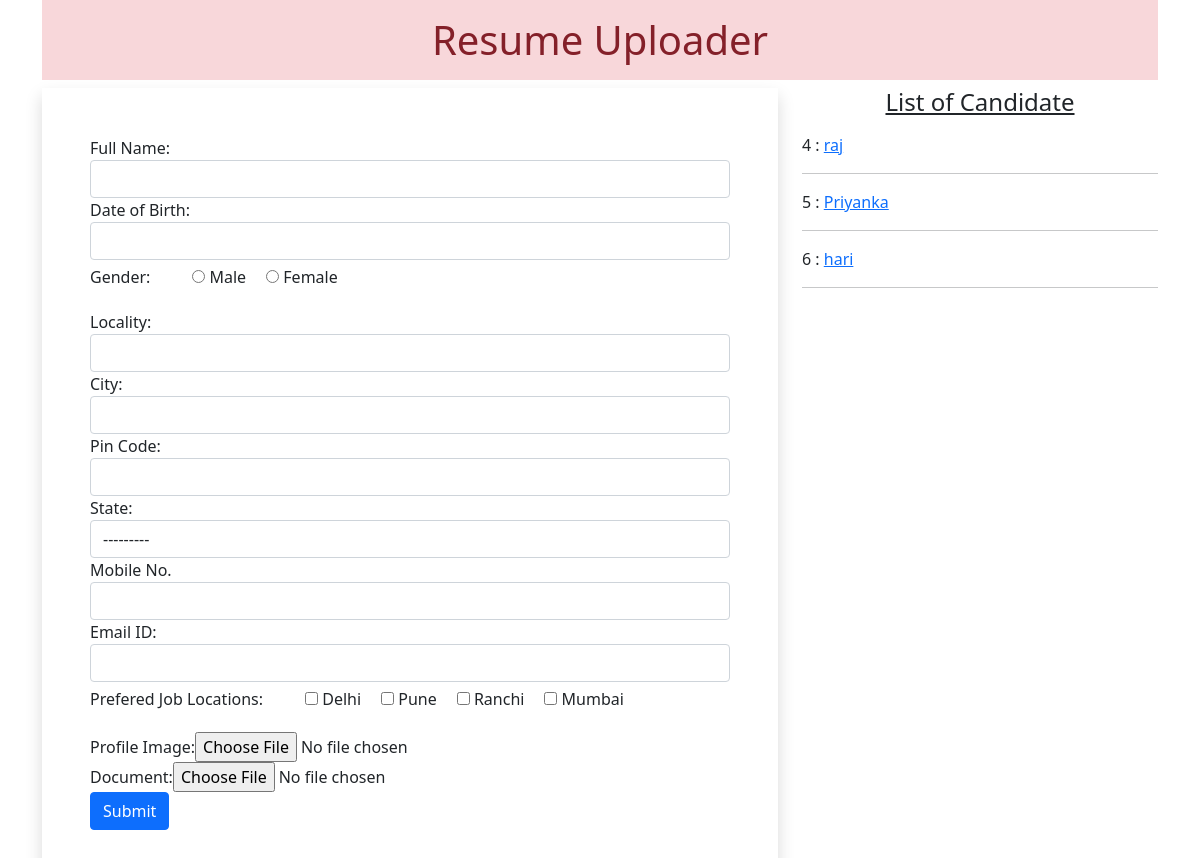
The page / on the database its author committed.
### myapp/models.py (models this page shows)
class Resume(models.Model):
    name = models.CharField(max_length=100)
    dob = models.DateField(auto_now=False, auto_now_add=False)
    gender = models.CharField( max_length=100)
    locality = models.CharField( max_length=100)
    city = models.CharField( max_length=100)
    pin = models.PositiveIntegerField()
    state = models.CharField(choices=state_choices, max_length=100)
    mobile = models.PositiveIntegerField()
    email = models.EmailField( max_length=254)
    job_city = models.CharField( max_length=100)
    profile_image = models.ImageField(upload_to='profileimg', blank= True)
    my_file = models.FileField(upload_to='doc', blank=True)
    registration_date = models.DateTimeField(auto_now_add=True)

### myapp/views.py (the view, shortened to what this page needs)
# urls.py: path('', views.HomeView.as_view(), name='home'),
class HomeView(View):
    def get(self, request):
        form = ResumeForm()
        candidates = Resume.objects.all()
        return render(request, 'myapp/home.html', {'form':form, 'candidates':candidates})

### myapp/forms.py
class ResumeForm(forms.ModelForm):
    gender = forms.ChoiceField(choices = GENDER_CHOICES, widget=forms.RadioSelect)
    job_city = forms.MultipleChoiceField(label='Prefered Job Locations', choices=JOB_CITY_CHOICES, widget=forms.CheckboxSelectMultiple)
    class Meta:
        model = Resume
        fields = '__all__'
        labels = {'name':'Full Name', 'dob':'Date of Birth', 'pin':'Pin Code', 'mobile':'Mobile No.', 'email':'Email ID', 'profile_image':'Profile Image', 'my_file':'Document'}
        widgets = {
            'name':forms.TextInput(attrs={'class':'form-control'}),
            'dob':forms.DateInput(attrs={'class':'form-control', 'id':'datepicker'}),
            'locality':forms.TextInput(attrs={'class':'form-control'}),
            'city':forms.TextInput(attrs={'class':'form-control'}),
            'pin':forms.NumberInput(attrs={'class':'form-control'}),
            'state':forms.Select(attrs={'class':'form-control'}),
            'mobile':forms.NumberInput(attrs={'class':'form-control'}),
            'email':forms.EmailInput(attrs={'class':'form-control'}),
        }

### myapp/templates/myapp/home.html (shortened to what this page needs)
{% extends 'myapp/base.html' %}
{% load static %}
{% block content %}
<div class="container">
  <h1 class="alert-danger text-center p-3">Resume Uploader</h1>
  <div class="row">
    <div class="col-sm-8">
      <form
        action=""
        method="post"
        enctype="multipart/form-data"
        class="shadow p-5"
      >
        {% csrf_token %} {% for fm in form %}
        <div class="form-group-mb-3">
          {{fm.label_tag}}{{fm}}
        </div>
        {% endfor %}
        <input type="submit" value="Submit" class="btn btn-primary" />
      </form>
    </div>
    <div class="col-sm-4">
      <h4 class="text-center mb-3"><u>List of Candidate</u></h4>
      {% for candidate in candidates %} {{candidate.id}} :
      <a href="{% url 'candidate' candidate.id %}">{{candidate.name}}</a>
      <hr />
      {% endfor %}
    </div>
  </div>
</div>
{% endblock content %}

### myapp/static/myapp/css/style.css (style rules this page uses)
#id_gender, #id_job_city { list-style-type: none; display: -webkit-inline-box; display: -ms-inline-flexbox; display: inline-flex; }
#id_gender > li, #id_job_city > li { padding: 5px 10px; }

### rows shown on the page
Resume: id "4", name "raj"
Resume: id "5", name "Priyanka"
Resume: id "6", name "hari"

### other values the page prints
{{ fm.label_tag }} "Full Name:" "Date of Birth:" "Gender:" "Locality:" "City:" "Pin Code:" "State:" "Mobile No." "Email ID:" "Prefered Job Locations:" "Profile Image:" "Document:"
